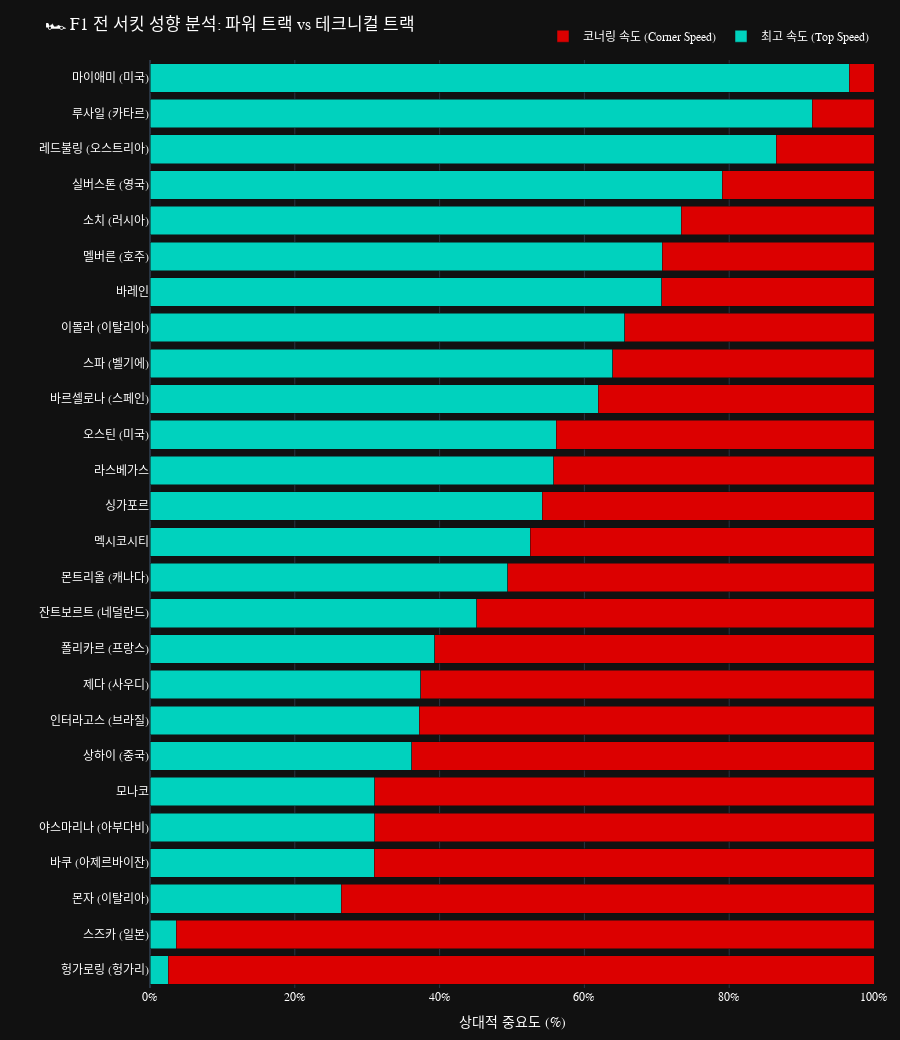

Notebook code for this chart:
### Code cell
if __name__ == "__main__":
    df = get_all_circuits_data()

    if not df.empty:
        res = analyze_and_sort(df)
        if not res.empty:
            visualize_all_circuits(res)
        else:
            print("❌ 분석 실패: 데이터 부족.")
    else:
        print("❌ 데이터 없음.")

### Figure 1 — Plotly figure (JSON) as saved in the notebook; plotly's stock layout.template omitted (floating-point values rounded to 4 significant figures)
{"data": [{"hovertemplate": "%{y}<br>최고 속도 중요도: %{x:.1f}%<extra></extra>", "marker": {"color": "#00D2BE"}, "name": "최고 속도 (Top Speed)", "orientation": "h", "x": [2.534, 3.624, 26.45, 30.96, 31.02, 31.04, 36.16, 37.18, 37.4, 39.34, 45.11, 49.38, 52.52, 54.2, 55.78, 56.12, 61.93, 63.91, 65.58, 70.68, 70.75, 73.38, 79.03, 86.48, 91.44, 96.55], "y": ["헝가로링 (헝가리)", "스즈카 (일본)", "몬자 (이탈리아)", "바쿠 (아제르바이잔)", "야스마리나 (아부다비)", "모나코", "상하이 (중국)", "인터라고스 (브라질)", "제다 (사우디)", "폴리카르 (프랑스)", "잔트보르트 (네덜란드)", "몬트리올 (캐나다)", "멕시코시티", "싱가포르", "라스베가스", "오스틴 (미국)", "바르셀로나 (스페인)", "스파 (벨기에)", "이몰라 (이탈리아)", "바레인", "멜버른 (호주)", "소치 (러시아)", "실버스톤 (영국)", "레드불링 (오스트리아)", "루사일 (카타르)", "마이애미 (미국)"], "type": "bar"}, {"hovertemplate": "%{y}<br>코너링 속도 중요도: %{x:.1f}%<extra></extra>", "marker": {"color": "#DC0000"}, "name": "코너링 속도 (Corner Speed)", "orientation": "h", "x": [97.47, 96.38, 73.55, 69.04, 68.98, 68.96, 63.84, 62.82, 62.6, 60.66, 54.89, 50.62, 47.48, 45.8, 44.22, 43.88, 38.07, 36.09, 34.42, 29.32, 29.25, 26.62, 20.97, 13.52, 8.56, 3.448], "y": ["헝가로링 (헝가리)", "스즈카 (일본)", "몬자 (이탈리아)", "바쿠 (아제르바이잔)", "야스마리나 (아부다비)", "모나코", "상하이 (중국)", "인터라고스 (브라질)", "제다 (사우디)", "폴리카르 (프랑스)", "잔트보르트 (네덜란드)", "몬트리올 (캐나다)", "멕시코시티", "싱가포르", "라스베가스", "오스틴 (미국)", "바르셀로나 (스페인)", "스파 (벨기에)", "이몰라 (이탈리아)", "바레인", "멜버른 (호주)", "소치 (러시아)", "실버스톤 (영국)", "레드불링 (오스트리아)", "루사일 (카타르)", "마이애미 (미국)"], "type": "bar"}], "layout": {"margin": {"l": 150, "r": 20, "t": 60, "b": 40}, "font": {"family": "Malgun Gothic, AppleGothic, sans-serif", "size": 12, "color": "white"}, "legend": {"orientation": "h", "yanchor": "bottom", "y": 1.01, "xanchor": "right", "x": 1}, "title": {"text": "🏎️ F1 전 서킷 성향 분석: 파워 트랙 vs 테크니컬 트랙"}, "xaxis": {"title": {"text": "상대적 중요도 (%)"}, "range": [0, 100], "ticksuffix": "%"}, "yaxis": {"title": {"text": ""}}, "barmode": "stack", "height": 1040}}
